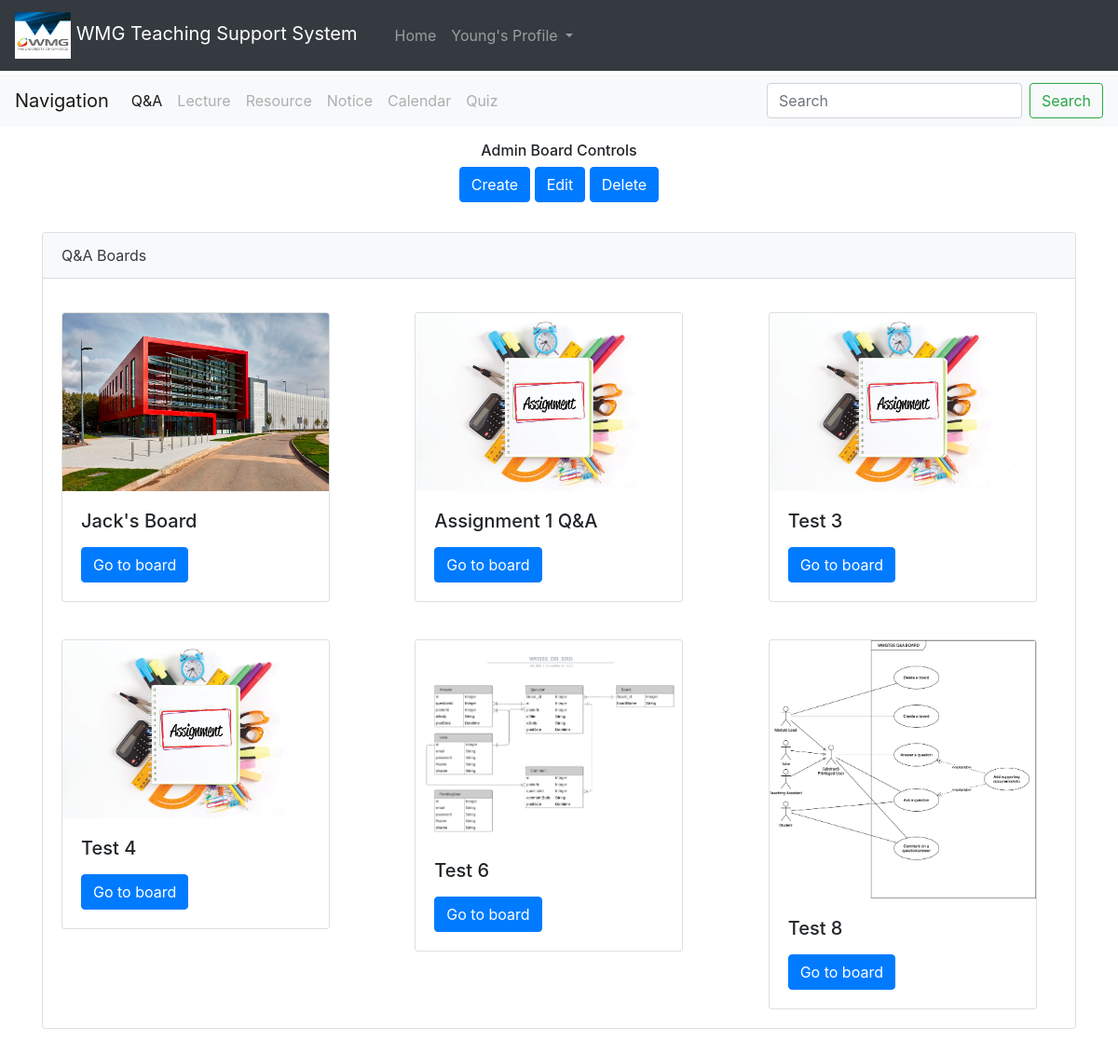
The app's page /Q-A-Board (signed in) with its own data.
### app.py (models this page shows)
class User(db.Model, UserMixin):
    id = db.Column(db.Integer, primary_key = True)
    email = db.Column(db.String(100), unique = True, nullable = False)
    password = db.Column(db.String(80), nullable = False)
    fName = db.Column(db.String(20), nullable = False)
    sName = db.Column(db.String(30), nullable = False)
    userType = db.Column(db.String(20), nullable = False)
    questions = db.relationship('Question', backref='author')
    answers = db.relationship('Answer', backref='author')
    comments = db.relationship('Comment', backref='author')

class QABoard(db.Model):
    id = db.Column(db.Integer, primary_key = True)
    boardName = db.Column(db.String(50), nullable = False)
    backImg = db.Column(db.String(100), nullable = True)
    questions = db.relationship('Question', backref='board')

### app.py (the view)
@app.route('/Q-A-Board')
@login_required
def QABoardHome():
    boards = boardAccess.getBoards(QABoard)
    return render_template('QABoard.html', boards=boards)

### app.py (called while the page is built)
@login_manager.user_loader
def load_user(user_id):
    return User.query.get(int(user_id))

### dbBoardAccess.py (called while the page is built)
    def getBoards(QABoard):
        boards = QABoard.query.all()
        return boards

### templates/QABoard.html (shortened to what this page needs)
<html lang="en">
<head>
    <link rel="stylesheet" href="https://maxcdn.bootstrapcdn.com/bootstrap/4.5.2/css/bootstrap.min.css">
    <link rel="stylesheet" href="{{ url_for('static', filename = 'QABoard.css') }}">
</head>
<body style="min-height: 100rem; padding-top: 5rem;">
    <nav class="navbar navbar-expand-md navbar-dark fixed-top bg-dark">
        <a class="navbar-brand" href="#">
            <image src="{{url_for('static',filename = 'images/wmglogo.png')}}" width = "60" height = "50" class="d-inline-block align-middle" href="{{ url_for('goHome') }}" alt="">
            WMG Teaching Support System
        </a>
        <div class="navbar" id="navbarSupportedContent">
          <ul class="navbar-nav mr-auto">
            <li class="nav-item">
              <a class="nav-link" href="{{url_for('home')}}">Home</a>
            </li>
            <li class="nav-item dropdown">
              {% if current_user.is_authenticated %}
                <a class="nav-link dropdown-toggle" href="#" id="navbarDropdown" role="button" data-toggle="dropdown" aria-haspopup="true" aria-expanded="false">
                  {{current_user.fName}}'s Profile
                </a>
              {%endif%}
            </li>
          </ul>
        </div>
    </nav>
    <nav class="navbar navbar-expand-sm navbar-light bg-light">
        <a class="navbar-brand" href="#">Navigation</a>
        <div class="collapse navbar-collapse" id="navbarSupportedContent">
          <ul class="navbar-nav mr-auto">
            <li class="nav-item active">
                <a class="nav-link" href="#">Q&A</a>
            </li>
            <li class="nav-item">
              <a class="nav-link disabled" href="#">Lecture</a>
            </li>
            <li class="nav-item">
                <a class="nav-link disabled" href="#">Resource</a>
            </li>
            <li class="nav-item">
                <a class="nav-link disabled" href="#">Notice</a>
            </li>
            <li class="nav-item">
                <a class="nav-link disabled" href="#">Calendar</a>
            </li>
            <li class="nav-item">
                <a class="nav-link disabled" href="#">Quiz</a>
            </li>
          </ul>
          <form class="form-inline my-2 my-lg-0">
            <input class="form-control mr-sm-2" type="search" placeholder="Search" aria-label="Search">
            <button class="btn btn-outline-success my-2 my-sm-0" type="submit">Search</button>
          </form>
        </div>
    </nav>
    {%if current_user.userType == 'Tutor'%}
    <div class="container text-center" style="padding: 1rem;" id="boardCreationButtons">
      <h6>Admin Board Controls</h6>
      <div class="col-md-12 text-center">
        <button type="button" class="btn btn-primary" data-toggle="modal" data-target="#createBoardModal">Create</button>
        <button type="button" class="btn btn-primary" data-toggle="modal" data-target="#editBoardModal">Edit</button>
        <button type="button" class="btn btn-primary" data-toggle="modal" data-target="#deleteBoardModal">Delete</button>
      </div>
    </div>
    {%endif%}
    <div class="container" style="padding-top: 1rem;">
      <div class="card">
        <div class="card-header text-dark bg-light mb-3">Q&A Boards</div>
          <div class="row">
            {% for board in boards %}
            <div class="card-body">
              <div class = "col-sm-4">
                <div class="card" style="width: 18rem;">
                  <img class="card-img-top" src="{{url_for('static',filename = 'uploads/' + board.backImg)}}"  alt="Card image cap">
                  <div class="card-body">
                    <h5 class="card-title">{{board.boardName}}</h5>
                    <a href="#" class="btn btn-primary">Go to board</a>
                  </div>
                </div>
              </div>
            </div>
            {% endfor %}
          </div>
      </div>
    </div>
</body>
</html>

### records on screen
User: fName "Young"
QABoard: backImg (picture), boardName "Jack's Board"
QABoard: backImg (picture), boardName "Assignment 1 Q&A"
QABoard: backImg (picture), boardName "Test 3"
QABoard: backImg (picture), boardName "Test 4"
QABoard: backImg (picture), boardName "Test 6"
QABoard: backImg (picture), boardName "Test 8"
